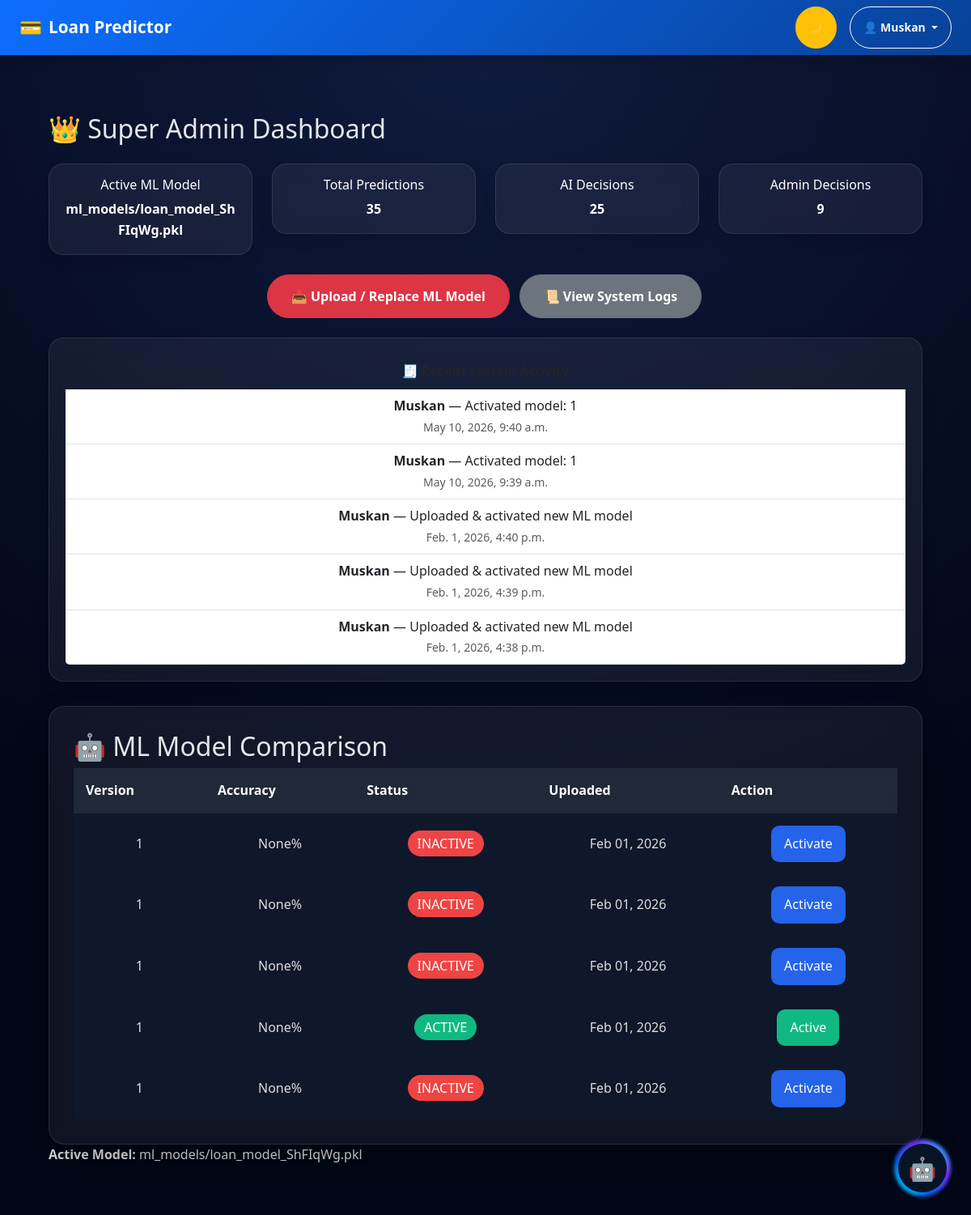
Page /superadmin/dashboard/ (signed in) on the earlier database version.
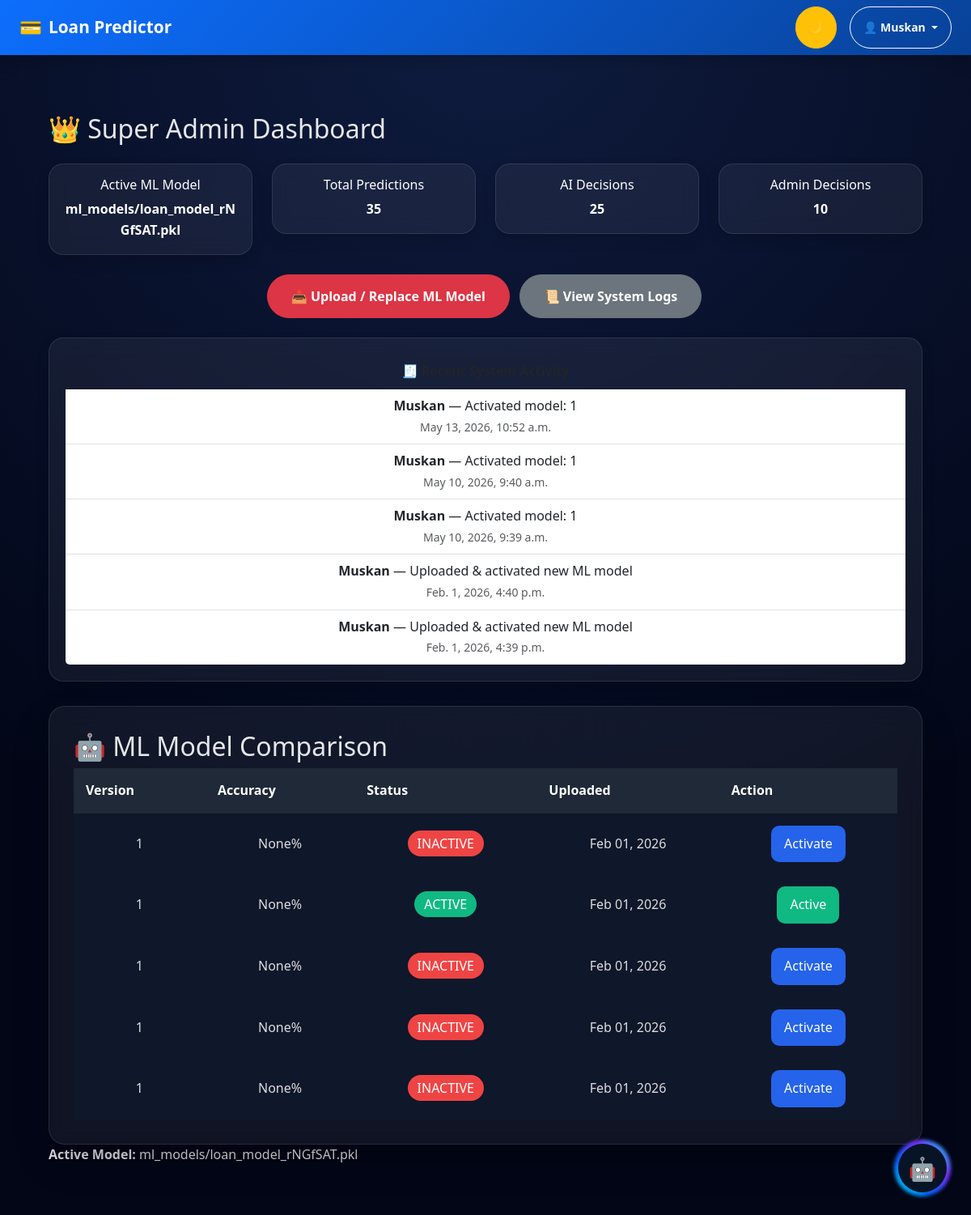
Same page on the later database version.
### predictor/models.py (models this page shows, shortened)
class MLModel(models.Model):
    file = models.FileField(upload_to="ml_models/")
    version = models.CharField(max_length=20)
    accuracy = models.FloatField(null=True, blank=True)
    uploaded_at = models.DateTimeField(auto_now_add=True)
    uploaded_by = models.ForeignKey(User, on_delete=models.SET_NULL, null=True)
    is_active = models.BooleanField(default=False)

class AuditLog(models.Model):
    user = models.ForeignKey(User, on_delete=models.SET_NULL, null=True)
    action = models.CharField(max_length=255)
    timestamp = models.DateTimeField(auto_now_add=True)

### predictor/views.py (the view)
# urls.py: path('superadmin/dashboard/', views.superadmin_dashboard, name='superadmin_dashboard'),
@login_required
@user_passes_test(is_super_admin)
def superadmin_dashboard(request):
    active_model = MLModel.objects.filter(
        is_active=True
    ).first()
    models = MLModel.objects.all().order_by(
        '-uploaded_at'
    )
    context = {
        "active_model": active_model,
        "models": models,
        "total_predictions":
            LoanApplication.objects.count(),
        "ai_decisions": LoanApplication.objects.exclude(
                probability=0
        ).count(),
        "admin_decisions":
            LoanApplication.objects.filter(
                status='ADMIN_APPROVED'
            ).count(),
        "recent_logs":
            AuditLog.objects.order_by(
                "-timestamp"
            )[:5],
    }
    return render(
        request,
        "predictor/superadmin_dashboard.html",
        context
    )

### predictor/utils.py (called while the page is built)
def is_super_admin(user):
    return user.groups.filter(name="SuperAdmin").exists()

### predictor/templates/predictor/superadmin_dashboard.html
{% extends "predictor/base.html" %}
{% load static %}
{% block content %}
<div class="container mt-4">
  <h2 class="mb-4">👑 Super Admin Dashboard</h2>
  <div class="row g-4 mb-4">
    <div class="col-md-3 ">
      <div class="card shadow  co p-3">
        <h6>Active ML Model</h6>
        <strong>
          {% if active_model %}
          {{ active_model.file.name }}
          {% else %}
          No Active Model
          {% endif %}
        </strong>
      </div>
    </div>
    <div class="col-md-3">
      <div class="card shadow co p-3">
        <h6>Total Predictions</h6>
        <strong>{{ total_predictions }}</strong>
      </div>
    </div>
    <div class="col-md-3">
      <div class="card shadow co p-3">
        <h6>AI Decisions</h6>
        <strong>{{ ai_decisions }}</strong>
      </div>
    </div>
    <div class="col-md-3">
      <div class="card shadow co p-3">
        <h6>Admin Decisions</h6>
        <strong>{{ admin_decisions }}</strong>
      </div>
    </div>
  </div>
  <div class="mb-4 okk">
    <a href="{% url 'upload_model' %}" class="btn btn-danger me-2">
      📤 Upload / Replace ML Model
    </a>
    <a href="{% url 'system_history' %}" class="btn btn-secondary">
      📜 View System Logs
    </a>
  </div>
  <div class="card shadow">
    <div class="card-header fw-bold">
      🧾 Recent System Activity
    </div>
    <ul class="list-group list-group-flush">
      {% for log in recent_logs %}
      <li class="list-group-item">
        <strong>{{ log.user }}</strong> — {{ log.action }}
        <br>
        <small class="text-muted">{{ log.timestamp }}</small>
      </li>
      {% empty %}
      <li class="list-group-item text-muted">No activity yet</li>
      {% endfor %}
    </ul>
  </div>
  <div class="model-section">
    <h2>🤖 ML Model Comparison</h2>
    <table>
        <thead>
            <tr>
                <th>Version</th>
                <th>Accuracy</th>
                <th>Status</th>
                <th>Uploaded</th>
                <th>Action</th>
            </tr>
        </thead>
        <tbody>
            {% for model in models %}
            <tr>
                <td>{{ model.version }}</td>
                <td>
                    {{ model.accuracy }}%
                </td>
                <td>
                    {% if model.is_active %}
                        <span class="active-badge">
                            ACTIVE
                        </span>
                    {% else %}
                        <span class="inactive-badge">
                            INACTIVE
                        </span>
                    {% endif %}
                </td>
                <td>
                    {{ model.uploaded_at|date:"M d, Y" }}
                </td>
                <td>
                    {% if not model.is_active %}
                    <a href="{% url 'activate_model' model.id %}">
                        <button class="activate-btn">
                            Activate
                        </button>
                    </a>
                    {% else %}
                    <button class="active-btn">
                        Active
                    </button>
                    {% endif %}
                </td>
            </tr>
            {% endfor %}
        </tbody>
    </table>
</div>
  {% if active_model %}
  <p><strong>Active Model:</strong> {{ active_model.file.name }}</p>
  {% else %}
  <div class="alert alert-warning">
    No ML model uploaded yet. Please upload one.
  </div>
  {% endif %}
</div>
{% endblock %}

### predictor/templates/predictor/base.html (shortened to what this page needs)
{% load static %}
<!DOCTYPE html>
<html lang="en" data-bs-theme="light">
<head>
    <link href="https://cdn.jsdelivr.net/npm/bootstrap@5.3.2/dist/css/bootstrap.min.css" rel="stylesheet">
    <link href="https://cdnjs.cloudflare.com/ajax/libs/font-awesome/6.5.0/css/all.min.css" rel="stylesheet">
    <link rel="stylesheet" href="{% static 'predictor/css/style.css' %}">
</head>
<body>
    <nav class="navbar navbar-expand-lg navbar-dark shadow"
        style="background: linear-gradient(135deg, #0d6efd, #084298);">
        <div class="container-fluid px-4">
           <a class="navbar-brand fw-bold d-flex align-items-center gap-2"
   href="
   {% if user.is_superuser %}
       {% url 'superadmin_dashboard' %}
   {% elif user.is_staff %}
       {% url 'admin_dashboard' %}
   {% else %}
       {% url 'index' %}
   {% endif %}
">
                <span style="font-size:1.4rem;">💳</span>
                <span>Loan Predictor</span>
            </a>
            <div class="d-flex align-items-center gap-3 ms-auto">
                <button id="themeToggle" class="btn btn-warning btn-sm rounded-pill px-3" title="Toggle Dark Mode">
                </button>
                {% if user.is_authenticated %}
                <div class="dropdown">
                    <button class="btn btn-outline-light btn-sm rounded-pill px-3 his dropdown-toggle" type="button"
                        data-bs-toggle="dropdown" aria-expanded="false">
                        👤 {{ user.username }}
                    </button>
                </div>
                {% endif %}
            </div>
        </div>
    </nav>
    <div class="container py-5">
        {% block content %}{% endblock %}
    </div>
<div class="chatbot-icon" onclick="toggleChat()">
    <div class="bot-inner">
        🤖
    </div>
</div>
</body>
</html>

### predictor/static/predictor/css/style.css (style rules this page uses)
* { margin:0; padding:0; box-sizing:border-box; }
html, body { overflow-x:hidden; font-family:"Segoe UI",system-ui,sans-serif; background:radial-gradient(circle at top,#0f1c3f,#020617 70%); color:#e5e7eb; line-height:1.6; min-height:100vh; }
.container, .container-fluid { width:100%; padding-left:15px; padding-right:15px; }
.navbar-brand { font-size:1.3rem; font-weight:700; color:white !important; }
.navbar .container, .navbar .container-fluid { overflow:visible !important; }
.dropdown { position:relative; }
.btn { padding:0.9rem 1.8rem; border-radius:999px; font-weight:600; text-decoration:none; transition:0.3s ease; }
.card { background:rgba(255,255,255,0.06); backdrop-filter:blur(12px); border-radius:18px; padding:20px; border:1px solid rgba(255,255,255,0.1); transition:0.3s ease; box-shadow:0 6px 18px rgba(0,0,0,0.1); text-align:center; }
.loan-form-wrapper, .api-section, .model-section, .export-section { background:rgba(255,255,255,0.06); backdrop-filter:blur(12px); border-radius:20px; padding:30px; margin-top:30px; border:1px solid rgba(255,255,255,0.1); box-shadow:0 20px 40px rgba(0,0,0,0.3); }
table { width:100%; border-collapse:collapse; }
table th { background:#1f2937; color:white; padding:15px; white-space:nowrap; }
table td { background:#0f172a; color:#ddd; padding:15px; text-align:center; white-space:nowrap; }
.active-badge { background:#10b981; padding:5px 12px; border-radius:20px; color: white; }
.inactive-badge { background:#ef4444; padding:5px 12px; border-radius:20px; color: white; }
.okk { justify-content: center; margin-left: 25%; }
.chatbot-icon { position:fixed; bottom:20px; right:20px; width:65px; height:65px; z-index:9999; }
.bot-inner { position:absolute; top:5px; left:5px; width:55px; height:55px; border-radius:50%; background:#071426; display:flex; align-items:center; justify-content:center; color:white; font-size:28px; }
.chatbot-icon { position:fixed; right:25px; bottom:25px; width:70px; height:70px; z-index:9999; cursor:pointer; }
.bot-inner { position:absolute; top:5px; left:5px; width:60px; height:60px; border-radius:50%; background:#071426; display:flex; align-items:center; justify-content:center; color:white; font-size:28px; z-index:2; }
.co { color: white; }
.active-btn { background:#10b981; color:white; border:none; padding:10px 16px; border-radius:10px; }
.activate-btn { background:#2563eb; color:white; border:none; padding:10px 16px; border-radius:10px; }

Differences in the rows shown:
no longer on this page (row unchanged): AuditLog: user "Muskan", action "Uploaded & activated new ML model", timestamp "Feb. 1, 2026, 4:38 p.m."
changed MLModel: is_active "INACTIVE Activate" → "ACTIVE Active"
added AuditLog: user "Muskan", action "Activated model: 1", timestamp "May 13, 2026, 10:52 a.m."
changed MLModel (number 4 of 5 on the later page): is_active "ACTIVE Active" → "INACTIVE Activate"
Other differences:
{{ active_model.file.name }}: "ml_models/loan_model_ShFIqWg.pkl" → "ml_models/loan_model_rNGfSAT.pkl"
{{ admin_decisions }}: "9" → "10"
